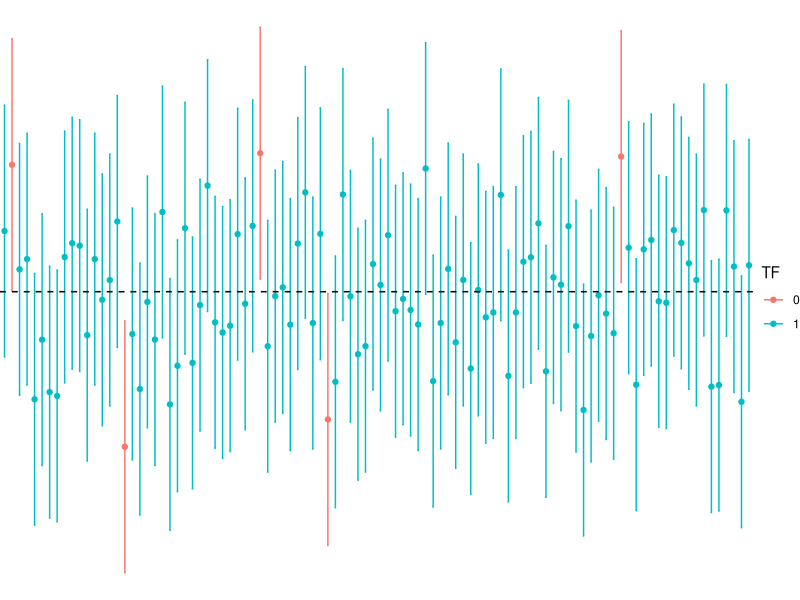

Recreate this plot in R.
library(withr)
library(purrr)
library(dplyr)
library(magrittr)
library(ggplot2)

pop <- with_seed(2718,
                 rnorm(n = 1000) %>% 
                   as_tibble())
pop_var <- pop %$% 
  subtract(value,
           value %>%
             mean()) %>% 
  raise_to_power(2) %>% 
  mean()
pop_mean <- pop %$% 
  mean(value)

with_seed(2718,
          rerun(100, sample_n(pop, 130)) %>% 
            map_dfr(summarise, 
                    lowerCI = add(
                      value %>% mean,
                      qnorm(0.025) %>% 
                        multiply_by(
                          divide_by(pop_var,
                                    value %>% 
                                      length) %>% 
                            sqrt()
                        )),
                    mean = mean(value),
                    upperCI = add(
                      value %>% mean,
                      qnorm(0.975) %>% 
                        multiply_by(
                          divide_by(pop_var,
                                    value %>% 
                                      length) %>% 
                            sqrt()
                        )),
                    .id = "number")) %>%
  mutate(TF = if_else(
    lowerCI <= pop_mean & upperCI >= pop_mean,
    1, 0)) %>% 
  mutate(across(TF, as.factor)) %>% 
  ggplot() +
  aes(x = number, y = mean, colour = TF) +
  geom_point() +
  geom_errorbar(aes(ymin = lowerCI,
                    ymax = upperCI), 
                width = .2) +
  geom_hline(yintercept = pop_mean, 
             linetype = "dashed", 
             colour = "black") +
  theme_void()